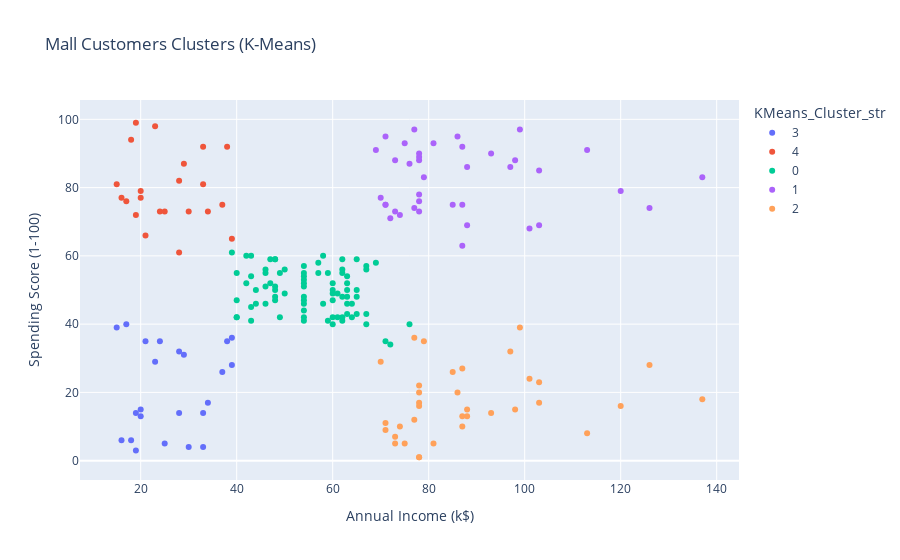

The code cell stored with this chart in its notebook:
### Markdown cell above
### Interactive K-Means Clusters

The interactive scatter plot displayed the K-Means clustering results, with each point representing a customer and colored according to its assigned cluster. This visualization allowed for clear identification of distinct customer segments based on annual income and spending score, and enabled deeper exploration of cluster characteristics through interactive features.

### Code cell
df_plot = df.copy()
df_plot['KMeans_Cluster_str'] = df_plot['KMeans_Cluster'].astype(str)

fig = px.scatter(
    df_plot, 
    x='Annual Income (k$)', 
    y='Spending Score (1-100)',
    color='KMeans_Cluster_str',
    hover_name='KMeans_Cluster_str',
    title='Mall Customers Clusters (K-Means)'
)
fig.show()

### Figure 1 — Plotly figure (JSON) as saved in the notebook; plotly's stock layout.template omitted (floating-point values rounded to 4 significant figures)
{"data": [{"hovertemplate": "<b>%{hovertext}</b><br><br>KMeans_Cluster_str=3<br>Annual Income (k$)=%{x}<br>Spending Score (1-100)=%{y}<extra></extra>", "hovertext": ["3", "3", "3", "3", "3", "3", "3", "3", "3", "3", "3", "3", "3", "3", "3", "3", "3", "3", "3", "3", "3", "3", "3"], "legendgroup": "3", "marker": {"color": "#636efa", "symbol": "circle"}, "mode": "markers", "name": "3", "orientation": "v", "showlegend": true, "type": "scatter", "x": [15, 16, 17, 18, 19, 19, 20, 20, 21, 23, 24, 25, 28, 28, 29, 30, 33, 33, 34, 37, 38, 39, 39], "xaxis": "x", "y": [39, 6, 40, 6, 3, 14, 15, 13, 35, 29, 35, 5, 14, 32, 31, 4, 4, 14, 17, 26, 35, 36, 28], "yaxis": "y"}, {"hovertemplate": "<b>%{hovertext}</b><br><br>KMeans_Cluster_str=4<br>Annual Income (k$)=%{x}<br>Spending Score (1-100)=%{y}<extra></extra>", "hovertext": ["4", "4", "4", "4", "4", "4", "4", "4", "4", "4", "4", "4", "4", "4", "4", "4", "4", "4", "4", "4", "4", "4"], "legendgroup": "4", "marker": {"color": "#EF553B", "symbol": "circle"}, "mode": "markers", "name": "4", "orientation": "v", "showlegend": true, "type": "scatter", "x": [15, 16, 17, 18, 19, 19, 20, 20, 21, 23, 24, 25, 28, 28, 29, 30, 33, 33, 34, 37, 38, 39], "xaxis": "x", "y": [81, 77, 76, 94, 72, 99, 77, 79, 66, 98, 73, 73, 82, 61, 87, 73, 92, 81, 73, 75, 92, 65], "yaxis": "y"}, {"hovertemplate": "<b>%{hovertext}</b><br><br>KMeans_Cluster_str=0<br>Annual Income (k$)=%{x}<br>Spending Score (1-100)=%{y}<extra></extra>", "hovertext": ["0", "0", "0", "0", "0", "0", "0", "0", "0", "0", "0", "0", "0", "0", "0", "0", "0", "0", "0", "0", "0", "0", "0", "0", "0", "0", "0", "0", "0", "0", "0", "0", "0", "0", "0", "0", "0", "0", "0", "0", "0", "0", "0", "0", "0", "0", "0", "0", "0", "0", "0", "0", "0", "0", "0", "0", "0", "0", "0", "0", "0", "0", "0", "0", "0", "0", "0", "0", "0", "0", "0", "0", "0", "0", "0", "0", "0", "0", "0", "0", "0"], "legendgroup": "0", "marker": {"color": "#00cc96", "symbol": "circle"}, "mode": "markers", "name": "0", "orientation": "v", "showlegend": true, "type": "scatter", "x": [39, 40, 40, 40, 40, 42, 42, 43, 43, 43, 43, 44, 44, 46, 46, 46, 46, 47, 47, 48, 48, 48, 48, 48, 48, 49, 49, 50, 50, 54, 54, 54, 54, 54, 54, 54, 54, 54, 54, 54, 54, 57, 57, 58, 58, 59, 59, 60, 60, 60, 60, 60, 60, 61, 61, 62, 62, 62, 62, 62, 62, 63, 63, 63, 63, 63, 63, 64, 64, 65, 65, 65, 65, 67, 67, 67, 67, 69, 71, 72, 76], "xaxis": "x", "y": [61, 55, 47, 42, 42, 52, 60, 54, 60, 45, 41, 50, 46, 51, 46, 56, 55, 52, 59, 51, 59, 50, 48, 59, 47, 55, 42, 49, 56, 47, 54, 53, 48, 52, 42, 51, 55, 41, 44, 57, 46, 58, 55, 60, 46, 55, 41, 49, 40, 42, 52, 47, 50, 42, 49, 41, 48, 59, 55, 56, 42, 50, 46, 43, 48, 52, 54, 42, 46, 48, 50, 43, 59, 43, 57, 56, 40, 58, 35, 34, 40], "yaxis": "y"}, {"hovertemplate": "<b>%{hovertext}</b><br><br>KMeans_Cluster_str=1<br>Annual Income (k$)=%{x}<br>Spending Score (1-100)=%{y}<extra></extra>", "hovertext": ["1", "1", "1", "1", "1", "1", "1", "1", "1", "1", "1", "1", "1", "1", "1", "1", "1", "1", "1", "1", "1", "1", "1", "1", "1", "1", "1", "1", "1", "1", "1", "1", "1", "1", "1", "1", "1", "1", "1"], "legendgroup": "1", "marker": {"color": "#ab63fa", "symbol": "circle"}, "mode": "markers", "name": "1", "orientation": "v", "showlegend": true, "type": "scatter", "x": [69, 70, 71, 71, 71, 72, 73, 73, 74, 75, 76, 77, 77, 78, 78, 78, 78, 78, 78, 79, 81, 85, 86, 87, 87, 87, 88, 88, 93, 97, 98, 99, 101, 103, 103, 113, 120, 126, 137], "xaxis": "x", "y": [91, 77, 95, 75, 75, 71, 88, 73, 72, 93, 87, 97, 74, 90, 88, 76, 89, 78, 73, 83, 93, 75, 95, 63, 75, 92, 86, 69, 90, 86, 88, 97, 68, 85, 69, 91, 79, 74, 83], "yaxis": "y"}, {"hovertemplate": "<b>%{hovertext}</b><br><br>KMeans_Cluster_str=2<br>Annual Income (k$)=%{x}<br>Spending Score (1-100)=%{y}<extra></extra>", "hovertext": ["2", "2", "2", "2", "2", "2", "2", "2", "2", "2", "2", "2", "2", "2", "2", "2", "2", "2", "2", "2", "2", "2", "2", "2", "2", "2", "2", "2", "2", "2", "2", "2", "2", "2", "2"], "legendgroup": "2", "marker": {"color": "#FFA15A", "symbol": "circle"}, "mode": "markers", "name": "2", "orientation": "v", "showlegend": true, "type": "scatter", "x": [70, 71, 71, 73, 73, 74, 75, 77, 77, 78, 78, 78, 78, 78, 78, 79, 81, 85, 86, 87, 87, 87, 88, 88, 93, 97, 98, 99, 101, 103, 103, 113, 120, 126, 137], "xaxis": "x", "y": [29, 11, 9, 5, 7, 10, 5, 12, 36, 22, 17, 20, 16, 1, 1, 35, 5, 26, 20, 27, 13, 10, 13, 15, 14, 32, 15, 39, 24, 17, 23, 8, 16, 28, 18], "yaxis": "y"}], "layout": {"legend": {"title": {"text": "KMeans_Cluster_str"}, "tracegroupgap": 0}, "title": {"text": "Mall Customers Clusters (K-Means)"}, "xaxis": {"anchor": "y", "domain": [0, 1], "title": {"text": "Annual Income (k$)"}}, "yaxis": {"anchor": "x", "domain": [0, 1], "title": {"text": "Spending Score (1-100)"}}}}
